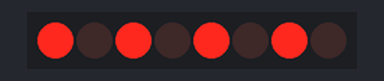
Simulated run of this sketch. Board: Arduino Uno, built with avr-gcc and run on an emulated ATmega328P. Shown: 8 shift-register outputs drawn as a row of LEDs (first output left, lit = HIGH). Wiring (inferred from the names in the program): shift register (74HC595): data pin 12; shift clock pin 9; latch pin 11. Wiring (inferred from the signals the program sends): row of LEDs: on Q0, Q1, Q2, Q3, Q4, Q5, Q6, Q7.

Above: at 0.12 s.
At 2.37 s:
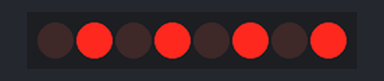
Timing chart, 0 to 3.0 s (numbered marks = the images above):
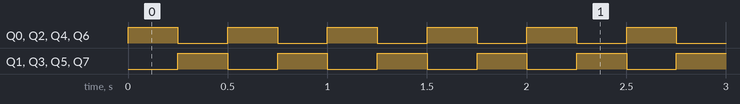

The sketch:

serialToParallelOutput.ino
```cpp
int latchPin = 11;
int clockPin = 9;
int dataPin = 12;
byte LEDs = 0b10101010;
byte LEDs1 = 0xFF;
byte LEDs2 = 0b10101010;
byte LEDs3 = 0x00;
int delayTime = 250;

void setup() {
  Serial.begin(9600);
  pinMode(latchPin, OUTPUT);
  pinMode(clockPin, OUTPUT);
  pinMode(dataPin, OUTPUT);
}

void loop() {
  bitFlipper();
  // digitalWrite(latchPin, LOW);
  // shiftOut(dataPin, clockPin, LSBFIRST, LEDs1);
  // digitalWrite(latchPin, HIGH);
  // delay(delayTime);
  // digitalWrite(latchPin, LOW);
  // shiftOut(dataPin, clockPin, LSBFIRST, LEDs2);
  // digitalWrite(latchPin, HIGH);
  // delay(delayTime);
  // digitalWrite(latchPin, LOW);
  // shiftOut(dataPin, clockPin, LSBFIRST, LEDs3);
  // digitalWrite(latchPin, HIGH);
  // delay(delayTime);
  // LEDs3 += 1;
}

void bitFlipper() {
  // Serial.print(LEDs,BIN);
  // byte bitFliper = ~(LEDs);
  // Serial.print(" - ");
  // Serial.println(bitFliper,BIN);
  digitalWrite(latchPin, LOW);
  shiftOut(dataPin, clockPin, LSBFIRST, LEDs);
  digitalWrite(latchPin, HIGH);
  delay(delayTime);
  LEDs = ~(LEDs);
}
```

Measured:
- by itself, Q0–7: alternates HIGH for 0.25 s and LOW for 0.25 s
